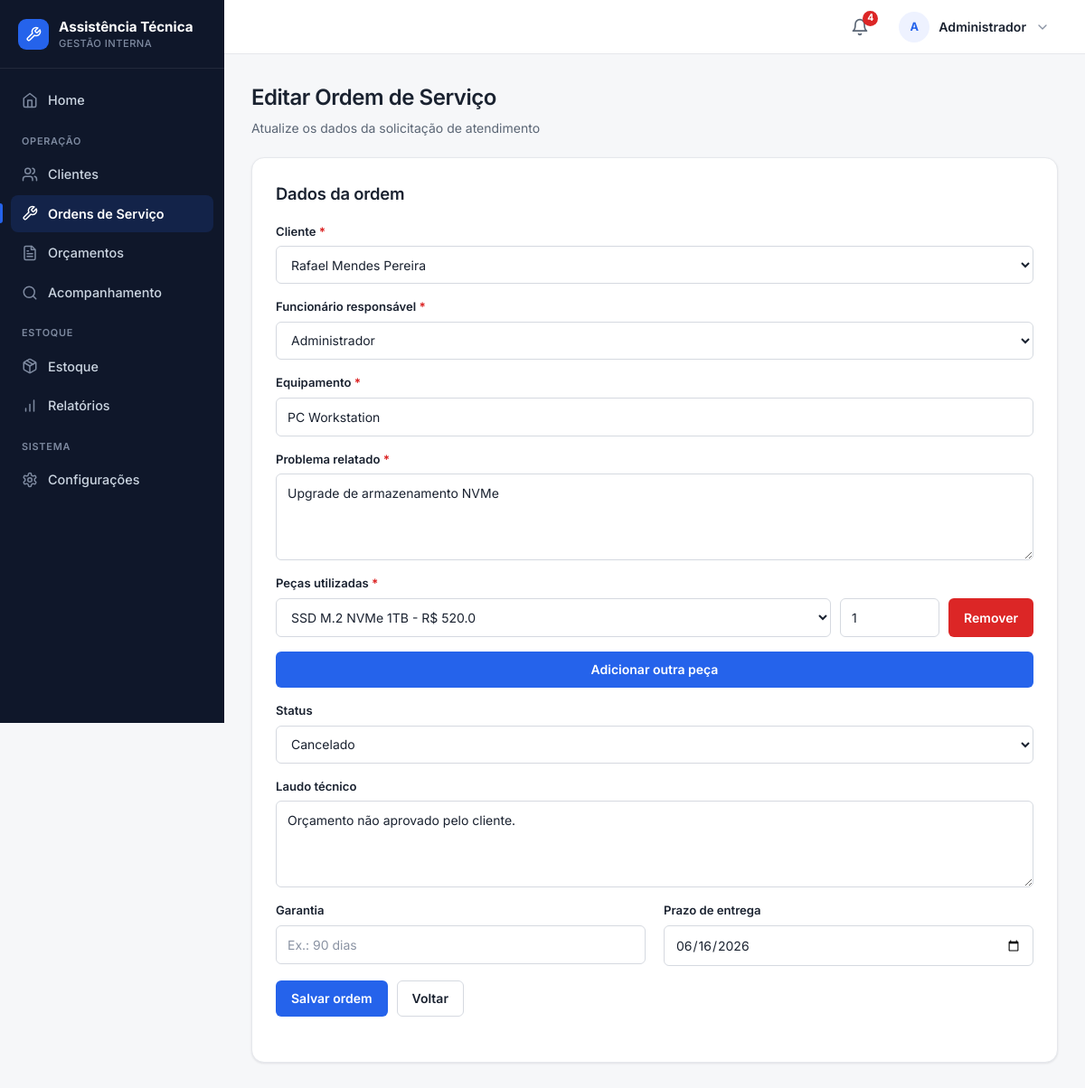
Page /ordem-servico/editar/15 (signed in) on the committed database.
### tables this page shows
CREATE TABLE ordens_servico (
    ordem_id INTEGER PRIMARY KEY AUTOINCREMENT,
    cliente_id INTEGER NOT NULL,
    equipamento TEXT NOT NULL,
    problema_relatado TEXT NOT NULL,
    status TEXT NOT NULL DEFAULT 'Aberto', funcionario_id INTEGER REFERENCES funcionarios(id), data_abertura TEXT, data_finalizacao TEXT, laudo TEXT, garantia TEXT, prazo_entrega TEXT,

    FOREIGN KEY (cliente_id) REFERENCES clientes(id)
);

CREATE TABLE clientes (
    id INTEGER PRIMARY KEY AUTOINCREMENT,
    nome TEXT NOT NULL,
    cpf TEXT UNIQUE,
    telefone TEXT,
    email TEXT,
    endereco TEXT
, data_cadastro TEXT);

CREATE TABLE funcionarios (
    id INTEGER PRIMARY KEY AUTOINCREMENT,
    nome TEXT NOT NULL,
    email TEXT NOT NULL UNIQUE,
    senha TEXT NOT NULL,
    cargo TEXT
, ativo INTEGER NOT NULL DEFAULT 1, perfil TEXT NOT NULL DEFAULT 'funcionario');

CREATE TABLE ordem_pecas (
    id INTEGER PRIMARY KEY AUTOINCREMENT,
    ordem_id INTEGER NOT NULL,
    peca_id INTEGER NOT NULL,
    quantidade INTEGER NOT NULL,
    valor_unitario REAL DEFAULT 0,

    FOREIGN KEY (ordem_id) REFERENCES ordens_servico(ordem_id),
    FOREIGN KEY (peca_id) REFERENCES pecas(id)
);

CREATE TABLE pecas (
    id INTEGER PRIMARY KEY AUTOINCREMENT,
    nome TEXT NOT NULL,
    descricao TEXT,
    quantidade INTEGER NOT NULL DEFAULT 0,
    estoque_minimo INTEGER DEFAULT 1,
    preco_unitario REAL DEFAULT 0,
    fornecedor TEXT
, data_cadastro TEXT);

### routes/ordem_servico.py (the view)
@ordem_servico_bp.route("/ordem-servico/editar/<int:ordem_id>")
def pagina_editar_ordem(ordem_id):
    db = conectar()
    ordem = db.execute("""
        SELECT
            ordem_id,
            cliente_id,
            funcionario_id,
            equipamento,
            problema_relatado,
            status,
            laudo,
            garantia,
            prazo_entrega
        FROM ordens_servico
        WHERE ordem_id = ?
    """, (ordem_id,)).fetchone()
    clientes = db.execute("""
        SELECT id, nome
        FROM clientes
        ORDER BY nome
    """).fetchall()
    pecas = db.execute("""
        SELECT id, nome, preco_unitario
        FROM pecas
        ORDER BY nome
    """).fetchall()
    funcionarios = db.execute("""
        SELECT id, nome
        FROM funcionarios
        ORDER BY nome
    """).fetchall()
    pecas_vinculadas = db.execute("""
        SELECT peca_id, quantidade
        FROM ordem_pecas
        WHERE ordem_id = ?
        ORDER BY id
    """, (ordem_id,)).fetchall()
    db.close()
    if ordem is None:
        return redirect("/ordem-servico")
    return render_template(
        "editar-ordem-servico.html",
        ordem=ordem,
        clientes=clientes,
        pecas=pecas,
        funcionarios=funcionarios,
        pecas_vinculadas=pecas_vinculadas
    )

### app.py (called while the page is built)
@app.context_processor
def injetar_alertas_estoque():
    if "funcionario_id" not in session:
        return {"alerta_estoque_baixo": 0}
    conexao = conectar()
    total = conexao.execute(
        "SELECT COUNT(*) FROM pecas WHERE quantidade <= estoque_minimo"
    ).fetchone()[0]
    conexao.close()
    return {"alerta_estoque_baixo": total}

### database.py (called while the page is built)
def _coluna_existe(conexao, tabela, coluna):
    colunas = conexao.execute(f"PRAGMA table_info({tabela})").fetchall()
    return any(item["name"] == coluna for item in colunas)

def conectar():
    conexao = sqlite3.connect("database/sistema.db")
    conexao.row_factory = sqlite3.Row
    conexao.execute("PRAGMA foreign_keys = ON")
    _garantir_schema(conexao)
    return conexao

### templates/editar-ordem-servico.html (shortened to what this page needs)
{% extends "base.html" %}
{% block css %}
    <link rel="stylesheet" href="{{ url_for('static', filename='css/ordem-servico.css') }}">
{% endblock %}
{% block conteudo %}
<div class="page-head">
    <h1>Editar Ordem de Serviço</h1>
    <p>Atualize os dados da solicitação de atendimento</p>
</div>
<section class="card">
    <h2>Dados da ordem</h2>
    <form action="/ordem-servico/atualizar/{{ ordem['ordem_id'] }}" method="POST">
        <div class="campo">
            <label for="cliente_id">Cliente <span class="obrigatorio" title="Campo obrigatório">*</span></label>
            <select id="cliente_id" name="cliente_id" required>
                {% for cliente in clientes %}
                <option value="{{ cliente['id'] }}" {% if cliente['id'] == ordem['cliente_id'] %}selected{% endif %}>
                    {{ cliente["nome"] }}
                </option>
                {% endfor %}
            </select>
        </div>
        <div class="campo">
            <label for="funcionario_id">Funcionário responsável <span class="obrigatorio" title="Campo obrigatório">*</span></label>
            <select id="funcionario_id" name="funcionario_id" required>
                {% for funcionario in funcionarios %}
                <option value="{{ funcionario['id'] }}" {% if funcionario['id'] == ordem['funcionario_id'] %}selected{% endif %}>
                    {{ funcionario["nome"] }}
                </option>
                {% endfor %}
            </select>
        </div>
        <div class="campo">
            <label for="equipamento">Equipamento <span class="obrigatorio" title="Campo obrigatório">*</span></label>
            <input type="text" id="equipamento" name="equipamento" value="{{ ordem['equipamento'] }}" required>
        </div>
        <div class="campo">
            <label for="problema_relatado">Problema relatado <span class="obrigatorio" title="Campo obrigatório">*</span></label>
            <textarea id="problema_relatado" name="problema_relatado" required>{{ ordem['problema_relatado'] }}</textarea>
        </div>
        <div class="campo">
            <label>Peças utilizadas <span class="obrigatorio" title="Campo obrigatório">*</span></label>
            <div id="lista-pecas">
                {% for vinculada in pecas_vinculadas %}
                <div class="linha-peca">
                    <select name="peca_id" required>
                        {% for peca in pecas %}
                        <option value="{{ peca['id'] }}" {% if peca['id'] == vinculada['peca_id'] %}selected{% endif %}>
                            {{ peca["nome"] }} - R$ {{ peca["preco_unitario"] }}
                        </option>
                        {% endfor %}
                    </select>
                    <input type="number" name="quantidade" min="1" value="{{ vinculada['quantidade'] }}" required aria-label="Quantidade da peça">
                    <button type="button" class="btn-remover-peca">Remover</button>
                </div>
                {% endfor %}
            </div>
            <button type="button" id="adicionar-peca" class="btn">Adicionar outra peça</button>
        </div>
        <div class="campo">
            <label for="status">Status</label>
            <select id="status" name="status" required>
                <option value="Cancelado" {% if ordem['status'] == 'Cancelado' %}selected{% endif %}>Cancelado</option>
            </select>
        </div>
        <div class="campo">
            <label for="laudo">Laudo técnico</label>
            <textarea id="laudo" name="laudo" placeholder="Diagnóstico e serviço executado (preenchido pelo técnico)">{{ ordem['laudo'] or '' }}</textarea>
        </div>
        <div class="form-grid">
            <div class="campo">
                <label for="garantia">Garantia</label>
                <input type="text" id="garantia" name="garantia" value="{{ ordem['garantia'] or '' }}" placeholder="Ex.: 90 dias">
            </div>
            <div class="campo">
                <label for="prazo_entrega">Prazo de entrega</label>
                <input type="date" id="prazo_entrega" name="prazo_entrega" value="{{ ordem['prazo_entrega'] or '' }}">
            </div>
        </div>
        <div class="botoes">
            <button type="submit">Salvar ordem</button>
            <a href="/ordem-servico" class="btn btn-home">Voltar</a>
        </div>
    </form>
</section>
{% endblock %}

### static/css/global.css (style rules this page uses)
:root { --bg: #f6f7f9; --surface: #ffffff; --surface-2: #f9fafb; --border: #e6e8ec; --border-strong: #d5d9e0; --ink: #1a2230; --muted: #5b6675; --subtle: #8a93a3; --primary: #2563eb; --primary-hover: #1d4ed8; --primary-soft: #eef2ff; --success: #16a34a; --success-soft: #dcfce7; --warning: #d97706; --warning-soft: #fef3c7; --danger: #dc2626; --danger-hover: #b91c1c; --danger-soft: #fee2e2; --sidebar: #0f172a; --sidebar-ink: #cbd5e1; --sidebar-muted: #7e8aa0; --s-1: 4px; --s-2: 8px; --s-3: 12px; --s-4: 16px; --s-5: 20px; --s-6: 24px; --s-8: 32px; --r-sm: 6px; --r-md: 10px; --r-lg: 14px; --r-pill: 999px; --shadow-sm: 0 1px 2px rgba(16, 24, 40, 0.04), 0 1px 3px rgba(16, 24, 40, 0.06); --shadow-md: 0 4px 12px rgba(16, 24, 40, 0.08); --azul-900: #0f172a; --azul-800: #1e293b; --azul-700: #2563eb; --azul-600: #2563eb; --azul-500: #2563eb; --azul-100: #eef2ff; --azul-50: #f9fafb; --branco: #ffffff; --cinza-900: #1a2230; --cinza-700: #5b6675; --cinza-500: #8a93a3; --cinza-200: #e6e8ec; --cinza-100: #f1f3f6; --verde-100: #dcfce7; --verde-700: #166534; --amarelo-100: #fef3c7; --amarelo-700: #92400e; --vermelho-100: #fee2e2; --vermelho-700: #991b1b; --sombra: var(--shadow-sm); --raio: var(--r-md); }
* { box-sizing: border-box; }
body { min-height: 100vh; margin: 0; font-family: "Inter", -apple-system, BlinkMacSystemFont, "Segoe UI", Roboto, Arial, sans-serif; font-size: 14px; line-height: 1.5; color: var(--ink); background: var(--bg); -webkit-font-smoothing: antialiased; text-rendering: optimizeLegibility; }
h1, h2, h3, h4 { color: var(--ink); font-weight: 600; letter-spacing: -0.01em; }
h2 { margin: 0 0 18px; font-size: 1.15rem; }
a { color: var(--primary); text-decoration: none; }
.container, .card { background: var(--surface); border: 1px solid var(--border); border-radius: var(--r-lg); box-shadow: var(--shadow-sm); }
.card { padding: clamp(18px, 3vw, 26px); }
.acoes-topo, .botoes, .form-botao { display: flex; flex-wrap: wrap; gap: 10px; align-items: center; }
.btn, button, .voltar, .editar, .excluir { display: inline-flex; align-items: center; justify-content: center; gap: 8px; min-height: 40px; padding: 9px 16px; border: 1px solid transparent; border-radius: var(--r-sm); color: #fff; background: var(--primary); text-decoration: none; font: inherit; font-weight: 600; line-height: 1; cursor: pointer; white-space: nowrap; transition: background-color 0.15s ease, border-color 0.15s ease, box-shadow 0.15s ease, color 0.15s ease; }
.btn--secondary, .btn-home, .voltar, .editar { background: var(--surface); color: var(--ink); border-color: var(--border-strong); }
form { margin: 0 0 24px; }
.form-grid { display: grid; grid-template-columns: repeat(2, minmax(0, 1fr)); gap: 16px 20px; }
.campo, .form-group { display: flex; flex-direction: column; gap: 6px; margin-bottom: 16px; }
label { color: var(--ink); font-weight: 600; font-size: 0.82rem; }
input, select, textarea { width: 100%; min-height: 42px; padding: 10px 12px; color: var(--ink); background: var(--surface); border: 1px solid var(--border-strong); border-radius: var(--r-sm); font: inherit; transition: border-color 0.15s ease, box-shadow 0.15s ease; }
input::placeholder, textarea::placeholder { color: var(--subtle); }
input[type="number"] { appearance: textfield; -moz-appearance: textfield; }
textarea { min-height: 96px; resize: vertical; }
.obrigatorio { color: var(--danger); font-weight: 700; }

### static/css/layout.css (style rules this page uses)
.page-head { margin: 0 0 22px; }
.page-head h1 { margin: 0; color: var(--ink); font-size: clamp(1.25rem, 2vw, 1.6rem); font-weight: 600; letter-spacing: -0.02em; }
.page-head p { margin: 5px 0 0; color: var(--muted); }

### static/css/ordem-servico.css (style rules this page uses)
.linha-peca { display: grid; grid-template-columns: minmax(220px, 1fr) 110px auto; gap: 10px; margin-bottom: 10px; }
.btn-remover-peca { background: #dc2626; }

### rows in the picture
ordens_servico: cliente_id "Rafael Mendes Pereira", funcionario_id "Administrador", equipamento "PC Workstation", problema_relatado "Upgrade de armazenamento NVMe", status "Cancelado", laudo "Orçamento não aprovado pelo cliente.", prazo_entrega "06/16/2026"
ordem_pecas: peca_id "SSD M.2 NVMe 1TB - R$ 520.0", quantidade "1"

### other values in the picture
{{ alerta_estoque_baixo }} "4"
{{ iniciais }} "A"
{{ nome_usuario }} "Administrador"
